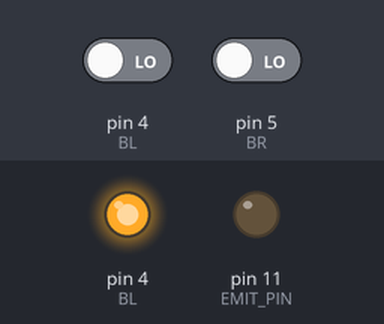
A sketch run on a simulated Arduino Uno, built with avr-gcc and run on an emulated ATmega328P. Parts: output pins drawn as LEDs (lit = HIGH). The test bench sets the inputs (shaded band); at power-on: pin 4 (BL) LOW, pin 5 (BR) LOW. What the sketch prints to the serial monitor is not drawn.

Above: at 1.2 s.
1.3 s: pin 4 (BL) driven HIGH
2.8 s: pin 4 (BL) driven LOW
5.8 s: pin 5 (BR) driven HIGH
7.3 s: pin 5 (BR) driven LOW
Timing chart, 0 to 10.3 s (numbered marks = the images above; inputs shaded):
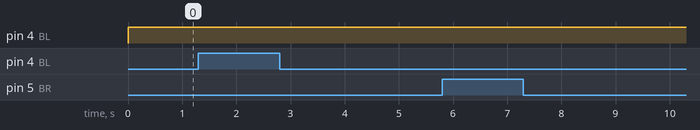

The sketch:

BumpSensor.ino
```cpp
#define EMIT_PIN   11
#define BL 4
#define BR 5

unsigned long MaxBumpSensorTime = 0;


void setup() {
  Serial.begin(9600);

  pinMode (BL , INPUT);
  pinMode (BR , INPUT);


  pinMode(EMIT_PIN, OUTPUT);
  digitalWrite(EMIT_PIN, LOW);

  //CalibrateBumpSensors();
}

void loop() {

  unsigned long BLElapsedTime = MeasureBumpSensor(BL);
  int leftBumpValue = 1023 - map(BLElapsedTime, 0, MaxBumpSensorTime, 0 ,1023);

  unsigned long BRElapsedTime = MeasureBumpSensor(BR);
  int rightBumpValue = 1023 - map(BRElapsedTime, 0, MaxBumpSensorTime, 0 ,1023); //Mapping digital value to discrete value


  Serial.print("Left Right Bump Sensor: ");
  Serial.print(leftBumpValue);
  Serial.print(",");
  Serial.println(rightBumpValue);

  delay(100);

}

unsigned long MeasureBumpSensor(int SensorPin){

  pinMode(SensorPin , OUTPUT);
  digitalWrite(SensorPin , HIGH);
  delay(10);

  pinMode(SensorPin , INPUT);

  unsigned long StartTime = micros();
  while( digitalRead(SensorPin) == HIGH){

  }

  unsigned long EndTime = micros();
  unsigned long ElapsedTime = EndTime - StartTime;

  if(ElapsedTime >= MaxBumpSensorTime){
    MaxBumpSensorTime = ElapsedTime;
  }

  return ElapsedTime;
}

/*
void CalibrateBumpSensors() {

  int minLeft = 1023, maxLeft = 0;
  int minRight = 1023, maxRight = 0;

  unsigned long startCalibrationTime = millis();
  while (millis() - startCalibrationTime < 2000) {
    int leftValue = analogRead(BL);
    int rightValue = analogRead(BR);


    if (leftValue > maxLeft) maxLeft = leftValue;
    if (leftValue < minLeft) minLeft = leftValue;


    if (rightValue > maxRight) maxRight = rightValue;
    if (rightValue < minRight) minRight = rightValue;

    delay(10);
  }

  Serial.println("Calibration complete.");
  Serial.print("Left Bump Min: "); Serial.println(minLeft);
  Serial.print("Left Bump Max: "); Serial.println(maxLeft);
  Serial.print("Right Bump Min: "); Serial.println(minRight);
  Serial.print("Right Bump Max: "); Serial.println(maxRight);
}
*/
```
